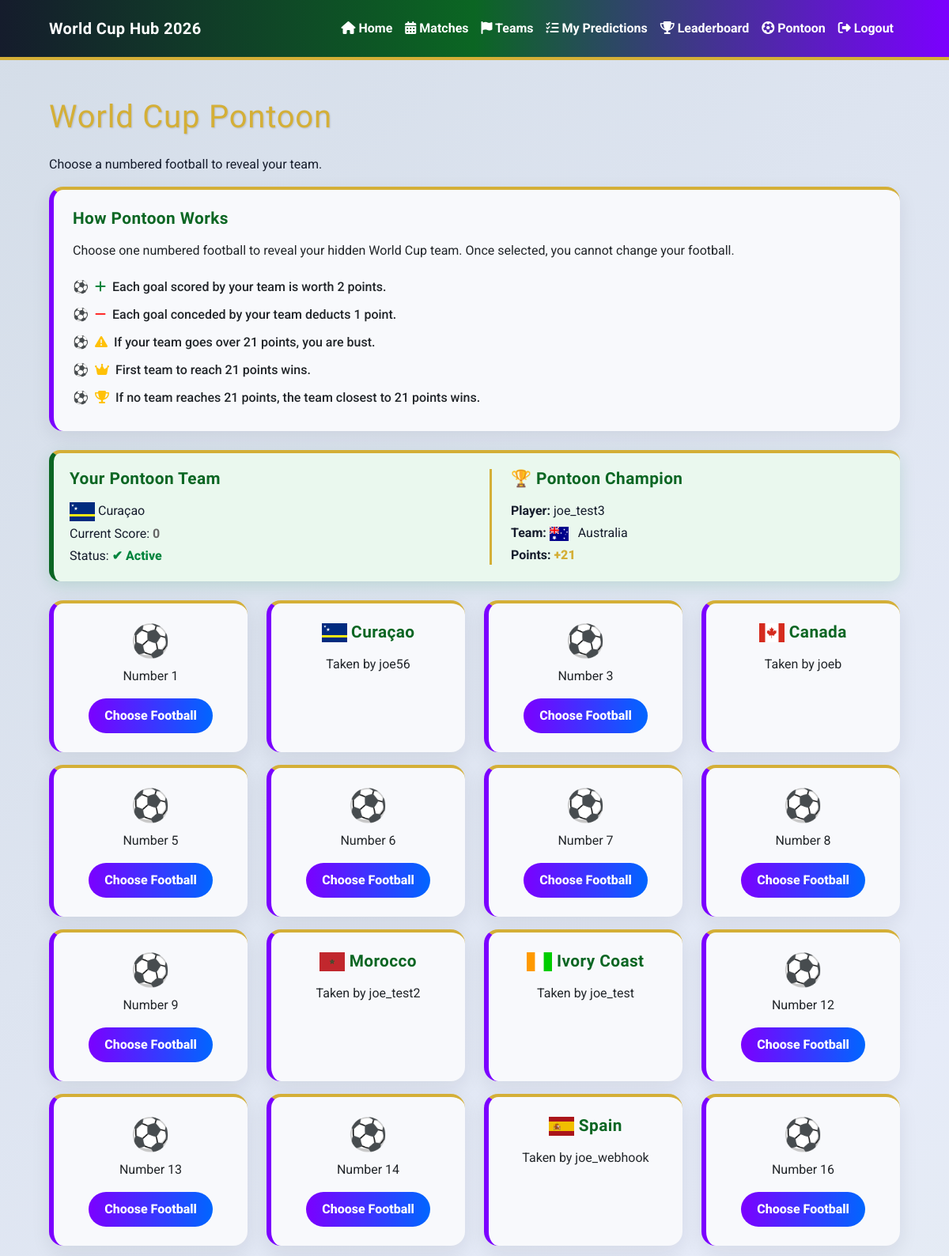
Screenshot of /pontoon/ (signed in, upper part) with the database file from the repository.
### pontoon/models.py (models this page shows, shortened)
class PontoonBall(models.Model):
    number = models.PositiveIntegerField(unique=True)
    team = models.OneToOneField(
        Team,
        on_delete=models.SET_NULL,
        null=True,
        blank=True
    )
    selected_by = models.OneToOneField(
        User,
        on_delete=models.SET_NULL,
        null=True,
        blank=True
    )
    score = models.IntegerField(
        default=0
    )
    busted = models.BooleanField(
        default=False
    )

### predictor/models.py (models this page shows)
class Team(models.Model):
    GROUP_CHOICES = [
        ('A', 'Group A'),
        ('B', 'Group B'),
        ('C', 'Group C'),
        ('D', 'Group D'),
        ('E', 'Group E'),
        ('F', 'Group F'),
        ('G', 'Group G'),
        ('H', 'Group H'),
        ('I', 'Group I'),
        ('J', 'Group J'),
        ('K', 'Group K'),
        ('L', 'Group L'),
    ]
    name = models.CharField(max_length=100)
    group = models.CharField(max_length=1, choices=GROUP_CHOICES)
    manager = models.CharField(max_length=100, blank=True, null=True)
    captain = models.CharField(max_length=100, blank=True, null=True)
    best_world_cup_finish = models.CharField(max_length=100, blank=True, null=True)
    best_world_cup_year = models.CharField(max_length=100, blank=True, null=True)
    def __str__(self):
        return self.name

### pontoon/views.py (the view)
@login_required
def pontoon_home(request):
    access = PontoonAccess.objects.filter(
        user=request.user,
        has_access=True
    ).exists()
    if not access:
        return redirect("pontoon_checkout")
    balls = PontoonBall.objects.all().order_by("number")
    leaderboard_balls = PontoonBall.objects.filter(
        selected_by__isnull=False
    ).order_by("busted", "-score")
    selected_ball = PontoonBall.objects.filter(
        selected_by=request.user
    ).first()
    winner_ball = PontoonBall.objects.filter(
        selected_by__isnull=False,
        score=21,
        busted=False
    ).first()
    context = {
        "balls": balls,
        "leaderboard_balls": leaderboard_balls,
        "selected_ball": selected_ball,
        "winner_ball": winner_ball,
    }
    return render(request, "pontoon/pontoon_home.html", context)

### pontoon/templates/pontoon/pontoon_home.html (shortened to what this page needs)
{% extends "base.html" %} {% load static %} {% block title %} Pontoon | World Cup Hub 2026 {% endblock %} {% block content %}
<section class="container py-5">
  <h1 class="mb-4">World Cup Pontoon</h1>
  <p>Choose a numbered football to reveal your team.</p>
  <div class="card mb-4 shadow-sm">
    <div class="card-body">
      <h2 class="h5">How Pontoon Works</h2>
      <p>Choose one numbered football to reveal your hidden World Cup team. Once selected, you cannot change your football.</p>
      <ul class="instruction-list mb-0">
        <li><i class="fa-solid fa-plus text-success me-2"></i>Each goal scored by your team is worth 2 points.</li>
        <li><i class="fa-solid fa-minus text-danger me-2"></i>Each goal conceded by your team deducts 1 point.</li>
        <li><i class="fa-solid fa-triangle-exclamation text-warning me-2"></i>If your team goes over 21 points, you are bust.</li>
        <li><i class="fa-solid fa-crown text-warning me-2"></i>First team to reach 21 points wins.</li>
        <li><i class="fa-solid fa-trophy text-warning me-2"></i>If no team reaches 21 points, the team closest to 21 points wins.</li>
      </ul>
    </div>
  </div>
  {% if selected_ball %}
  <div class="pontoon-team-panel mb-4">
    <div class="pontoon-summary-grid">
      <div class="pontoon-summary-main">
        <h2 class="h5">Your Pontoon Team</h2>
        <p class="mb-1 pontoon-selected-team">
          <img src="{% static 'images/flags/' %}{{ selected_ball.team.name|slugify }}.svg" alt="{{ selected_ball.team.name }} flag" width="32" />
          <span>{{ selected_ball.team }}</span>
        </p>
        <p class="mb-1">
          Current Score: {% if selected_ball.busted %}
          <span class="score-negative">+{{ selected_ball.score }}</span>
          {% elif selected_ball.score == 21 %}
          <span class="pontoon-winner">+{{ selected_ball.score }}</span>
          {% elif selected_ball.score > 0 %}
          <span class="score-positive">+{{ selected_ball.score }}</span>
          {% elif selected_ball.score < 0 %}
          <span class="score-negative">{{ selected_ball.score }}</span>
          {% else %}
          <span class="score-neutral">{{ selected_ball.score }}</span>
          {% endif %}
        </p>
        <p class="mb-0">
          Status: {% if selected_ball.score == 21 %}
          <span class="pontoon-winner">👑 Winner</span>
          {% elif selected_ball.busted %}
          <span class="pontoon-busted">✖ Busted</span>
          {% else %}
          <span class="pontoon-active">✔ Active</span>
          {% endif %}
        </p>
      </div>
      {% if winner_ball %}
      <div class="pontoon-winner-summary">
        <h2 class="h5">🏆 Pontoon Champion</h2>
        <p class="mb-1"><strong>Player:</strong> {{ winner_ball.selected_by.username }}</p>
        <p class="mb-1">
          <strong>Team:</strong>
          <img src="{% static 'images/flags/' %}{{ winner_ball.team.name|slugify }}.svg" alt="{{ winner_ball.team.name }} flag" width="24" class="me-2" />
          {{ winner_ball.team }}
        </p>
        <p class="mb-0">
          <strong>Points:</strong>
          <span class="pontoon-winner">+{{ winner_ball.score }}</span>
        </p>
      </div>
      {% endif %}
    </div>
  </div>
  {% endif %}
  <div class="row">
    {% for ball in balls %}
    <div class="col-6 col-md-3 mb-3">
      <div class="card text-center shadow-sm h-100">
        <div class="card-body">
          {% if ball.selected_by %}
          <h2 class="h5 pontoon-team-name">
            <img src="{% static 'images/flags/' %}{{ ball.team.name|slugify }}.svg" alt="{{ ball.team.name }} flag" width="32" />
            <span>{{ ball.team }}</span>
          </h2>
          <p class="mb-0">Taken by {{ ball.selected_by.username }}</p>
          {% else %}
          <h2 class="display-6">⚽</h2>
          <p>Number {{ ball.number }}</p>
          <a href="{% url 'confirm_ball' ball.id %}" class="choose-football-btn"> Choose Football </a>
          {% endif %}
        </div>
      </div>
    </div>
    {% endfor %}
  </div>
</section>
{% endblock %}

### static/css/style.css (style rules this page uses)
:root { --wc-purple: #7b00ff; --wc-blue: #0066ff; --wc-red: #ff2b2b; --wc-green: #00843d; --wc-pitch-green: #0b6623; --wc-gold: #d4af37; --wc-gold-light: #f5d76e; --wc-dark: #151c2c; --wc-light: #eef1ff; --wc-card: #f8f9fc; --wc-white: #ffffff; }
body { background: linear-gradient( 135deg, #d4dde8 0%, #e6ebf8 50%, #d8ead8 100% ); color: var(--wc-dark); font-family: "Roboto", Arial, sans-serif; }
.container { max-width: 1100px; }
h1, h2, h3, h4, h5, .navbar-brand { font-family: "Oswald", sans-serif; letter-spacing: 0.02em; }
h1 { color: var(--wc-gold); text-shadow: 1px 1px 2px rgba(0, 0, 0, 0.15); }
h2, h3, h4, h5 { color: var(--wc-dark); }
.fixture-help-card h2, .pontoon-team-panel h2, .card h2.h5 { color: var(--wc-pitch-green); font-size: 1.3rem; font-weight: 700; margin-bottom: 1rem; }
.card { background: var(--wc-card); border: none; border-top: 4px solid var(--wc-gold); border-radius: 18px; box-shadow: 0 8px 24px rgba(21, 28, 44, 0.08) !important; }
.card-body { padding: 1.5rem; }
.fixture-card, .card.shadow-sm { border-left: 6px solid var(--wc-purple); }
.text-success { color: var(--wc-green) !important; font-weight: 800; }
.text-danger { color: var(--wc-red) !important; font-weight: 800; }
.pontoon-team-panel { background: #eaf8ee; border-left: 6px solid var(--wc-pitch-green); border-radius: 14px; border-top: 4px solid var(--wc-gold); box-shadow: 0 6px 20px rgba(0, 132, 61, 0.15); padding: 20px; }
.pontoon-button, .choose-football-btn { background: linear-gradient( 90deg, var(--wc-purple), var(--wc-blue) ); border: none; border-radius: 50px; color: var(--wc-white); display: inline-block; font-weight: 800; padding: 10px 20px; text-decoration: none; transition: all 0.3s ease; }
.pontoon-summary-grid { display: grid; grid-template-columns: 1fr 1fr; gap: 2rem; align-items: start; }
.pontoon-winner-summary { border-left: 3px solid var(--wc-gold); padding-left: 1.5rem; }
.score-positive, .pontoon-active { color: var(--wc-green); font-weight: 800; }
.score-neutral { color: #666; font-weight: 700; }
.pontoon-winner { color: var(--wc-gold); font-weight: 900; }
.instruction-list { list-style: none; margin-bottom: 0; padding-left: 0; }
.instruction-list li { font-weight: 500; padding: 0.35rem 0; }
.instruction-list li::before { content: "⚽"; margin-right: 0.5rem; }

### rows the page displays
PontoonBall: team "Curaçao", score "0", shows a picture, selected_by.username "joe56"
PontoonBall: selected_by.username "joe_test3", team "Australia", score "21"
PontoonBall: number "1"
PontoonBall: number "3"
PontoonBall: shows a picture, team "Canada", selected_by.username "joeb"
PontoonBall: number "5"
PontoonBall: number "6"
PontoonBall: number "7"
PontoonBall: number "8"
PontoonBall: number "9"
PontoonBall: shows a picture, team "Morocco", selected_by.username "joe_test2"
PontoonBall: shows a picture, team "Ivory Coast", selected_by.username "joe_test"
PontoonBall: number "12"
PontoonBall: number "13"
PontoonBall: number "14"
PontoonBall: shows a picture, team "Spain", selected_by.username "joe_webhook"
PontoonBall: number "16"
